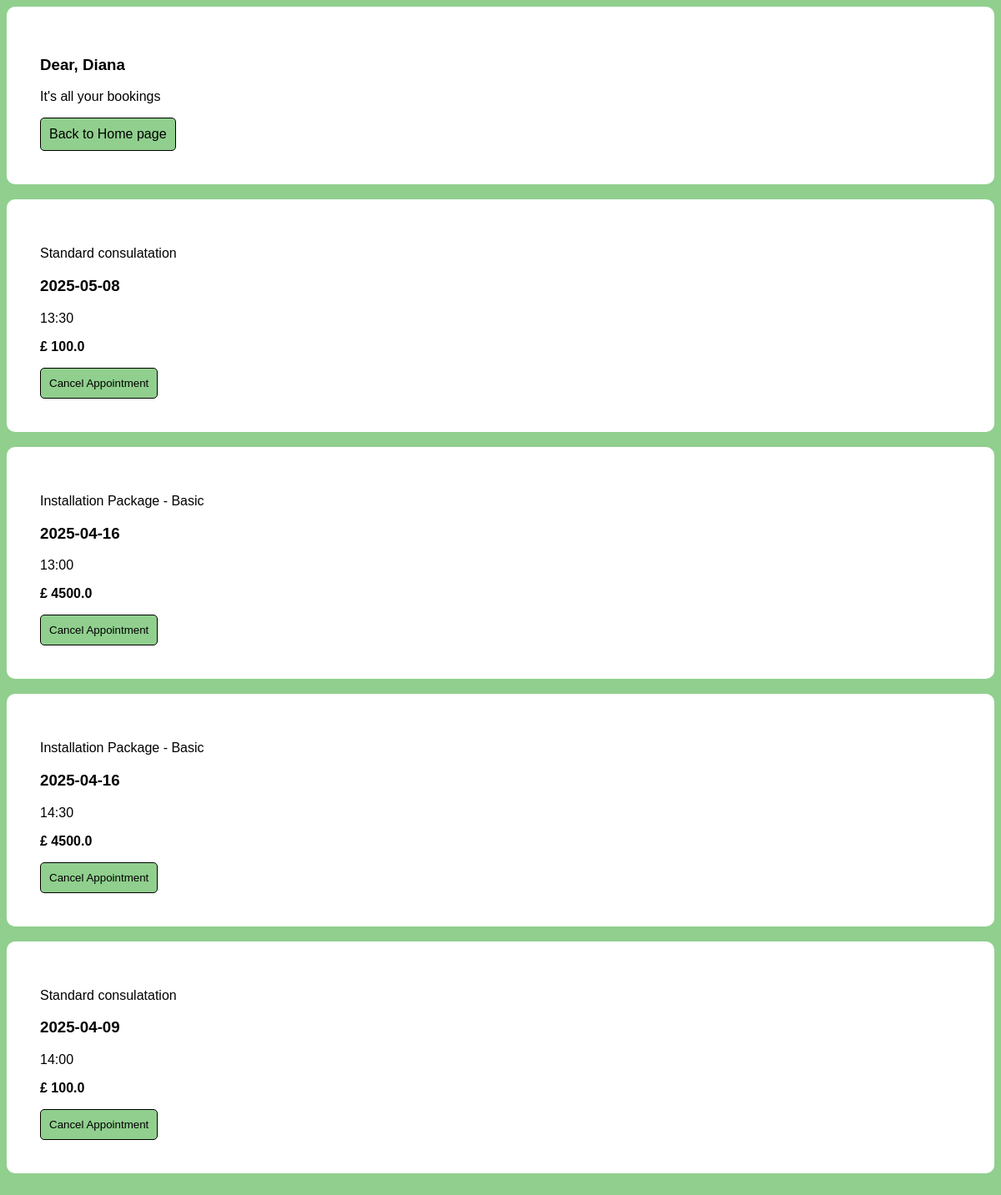
The page /profile (signed in) on the database its author committed.
### tables this page shows
CREATE TABLE tblBooking(
bookingID INTEGER PRIMARY KEY AUTOINCREMENT,
custID INTEGER,
tariffID INTEGER,
date TEXT NOT NULL,
status TEXT NOT NULL,
time TEXT NOT NULL,
amount REAL NOT NULL,
FOREIGN KEY (custID) REFERENCES tblCustomer(custID),
FOREIGN KEY (tariffID) REFERENCES tblTariffs(tariffID));

CREATE TABLE tblTariffs(
tariffID INTEGER PRIMARY KEY AUTOINCREMENT,
name TEXT NOT NULL,
description TEXT NOT NULL,
price REAL NOT NULL);

### app.py (the view)
@app.route('/profile')
def profile():
    cust_id=session.get('cust_id')
    name=session.get('name')
    with sqlite3.connect('RolsaTechnology.db') as con:
        cur = con.execute("""
            SELECT b.date, b.time, b.amount, t.name, b.bookingID
            FROM tblBooking b
            JOIN tblTariffs t ON b.tariffID = t.tariffID
            WHERE b.custID = ?
            AND status = 'Pending'
        """, [cust_id])
        rows = cur.fetchall()
        bookings = [{'date':row[0],'time': row[1], 'amount': row[2],'tariff_name':row[3], 'booking_id':row[4]} for row in rows]
        return render_template('profile.html', bookings=bookings, name=name)

### templates/profile.html (shortened to what this page needs)
<!DOCTYPE html>
<html lang="en" xmlns="http://www.w3.org/1999/xhtml">
<head>
    <link rel="stylesheet" href="{{url_for('static', filename='bookingstyle.css')}}">
</head>
<body>
    <div class="container">
        <h3>Dear, {{name}}</h3>
        <p>It's all your bookings </p>
        <a href="/" class="btn">Back to Home page</a>
    </div>
    <br>
    {% if bookings %}
    {% for booking in bookings %}
    <div class="container">
        <p>{{booking.tariff_name}}</p>
        <h3>{{booking.date}}</h3>
        <p>{{booking.time}}</p>
        <p><strong>£ {{booking.amount}}</strong></p>
        <form action="/cancel" method="post">
            <button type="submit">Cancel Appointment </button>
</form>
    </div>
        <br>
        {% endfor %}
        {% else %}
        <div class="container">
            <p>You haven't made any bookings yet</p>
        </div>
        {% endif %}
</body>
</html>

### static/bookingstyle.css (style rules this page uses)
body { font-family: Arial,sans-serif; background-color: #90cf8e; }
.container { height: auto; border-radius: 10px; box-shadow: 0px,8px,8px rgba(0,0,0,0.2); padding: 40px; background-color: white; gap:20px }
button { padding: 10px; border: 1px, solid, black; border-radius: 5px; background-color: #90cf8e; }
.btn { display: inline-block; color: black; text-align: center; padding:10px; text-decoration: none; background-color: #90cf8e; border: 1px, solid, black; border-radius: 5px; }

### rows shown on the page
tblBooking: tariff_name "Standard consulatation", date "2025-05-08", time "13:30", amount "100.0"
tblBooking: tariff_name "Installation Package - Basic", date "2025-04-16", time "13:00", amount "4500.0"
tblBooking: tariff_name "Installation Package - Basic", date "2025-04-16", time "14:30", amount "4500.0"
tblBooking: tariff_name "Standard consulatation", date "2025-04-09", time "14:00", amount "100.0"

### other values the page prints
{{ name }} "Diana"
